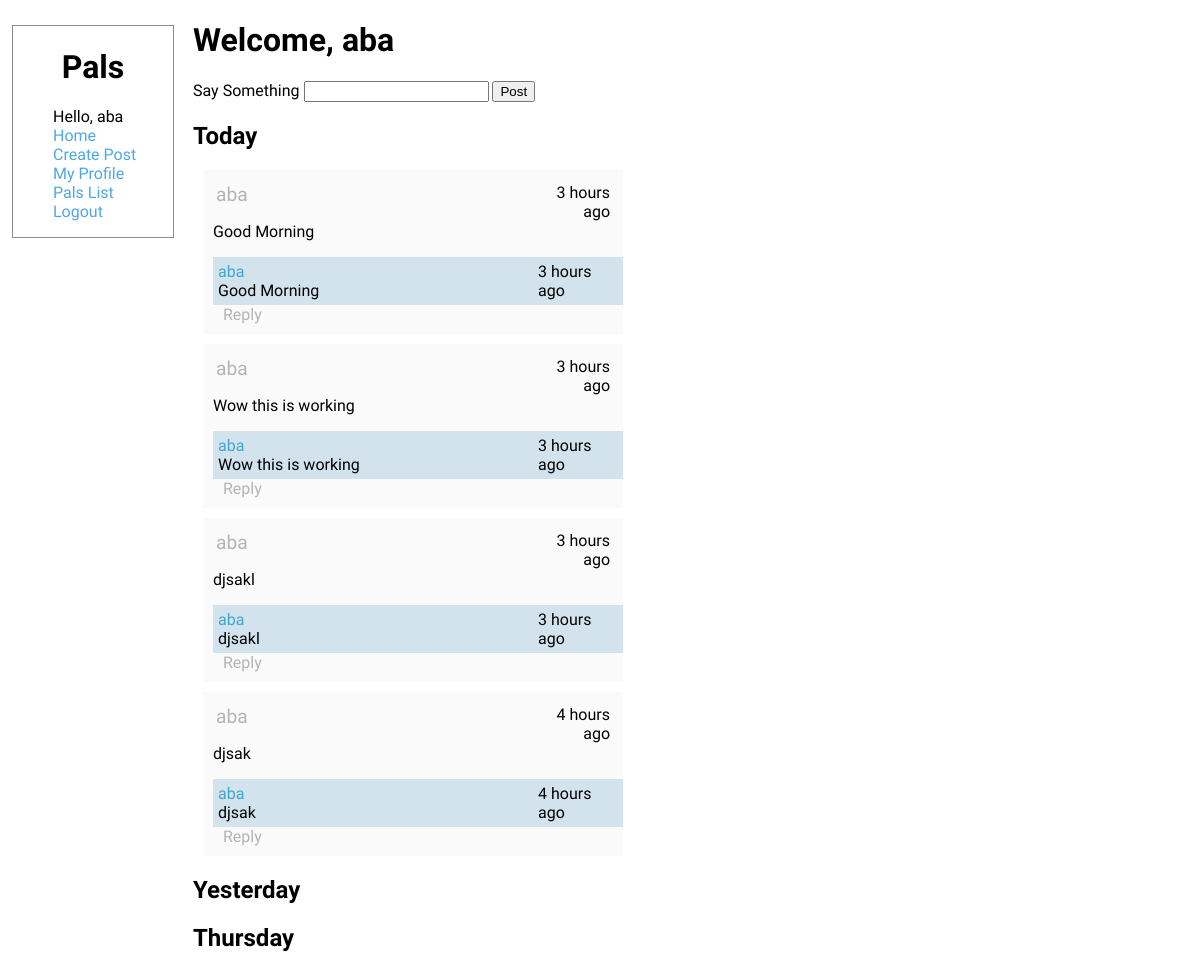
Before: /myapp/ (signed in) with the older database file.
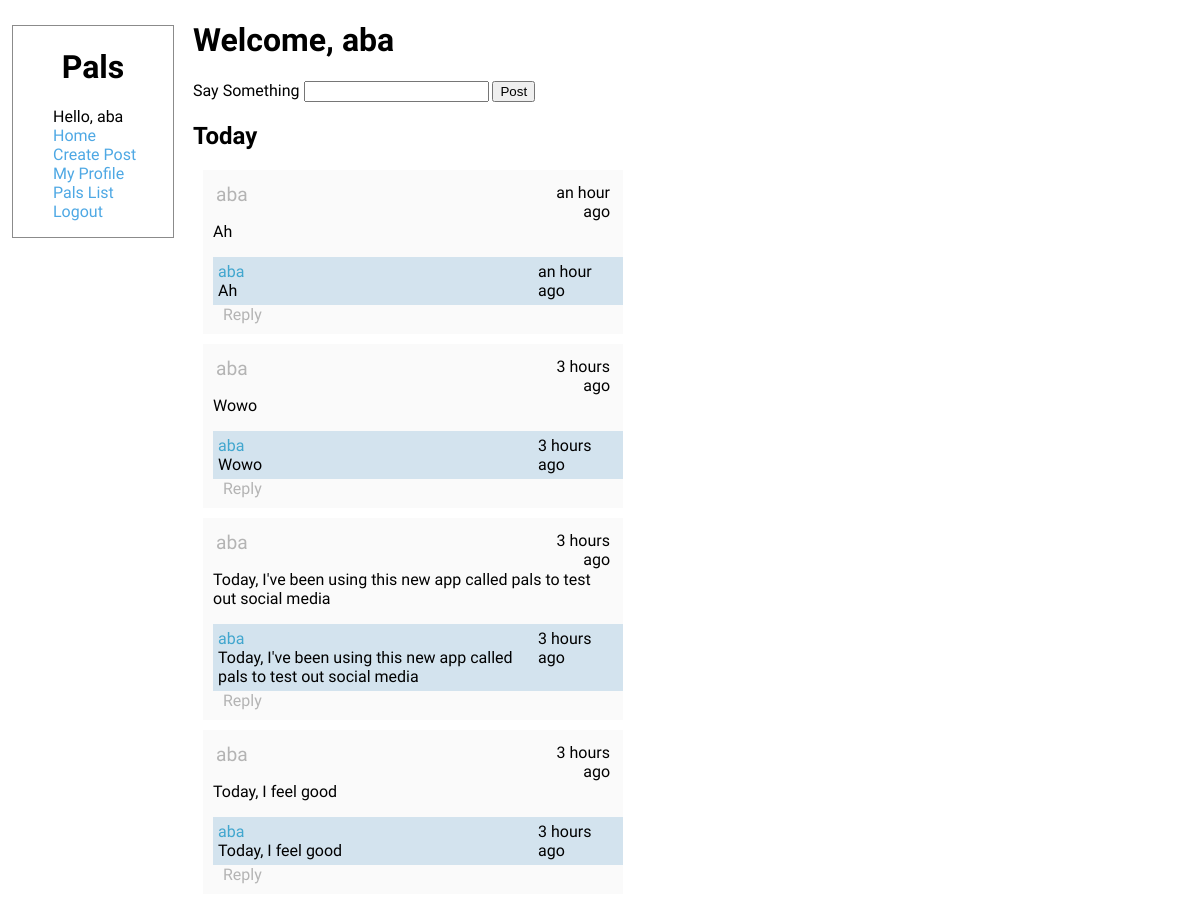
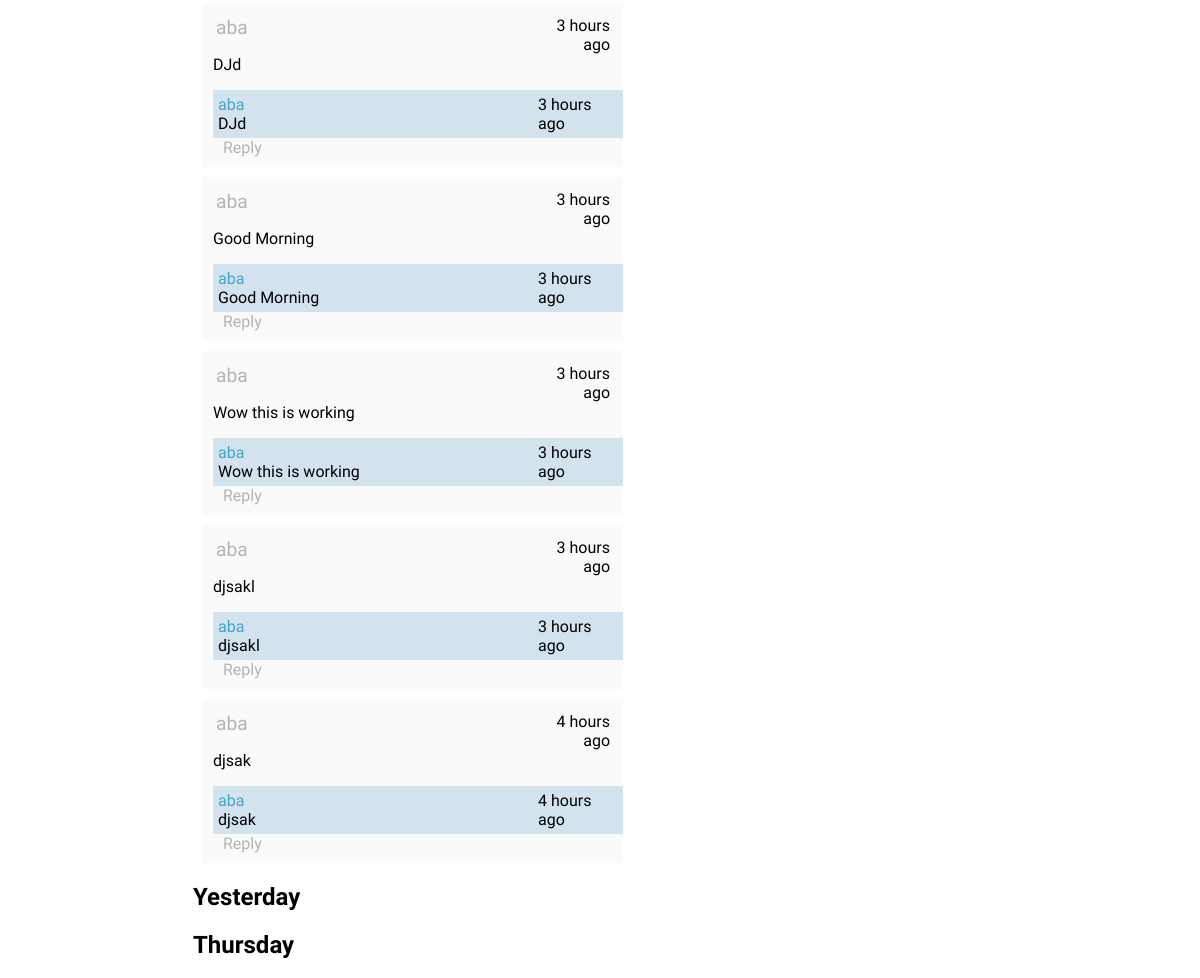
After: the same page with the newer database file (2 pictures, top to bottom).
### myapp/models.py (models this page shows, shortened)
class Post(models.Model):
    user = models.ForeignKey(
        settings.AUTH_USER_MODEL, on_delete=models.CASCADE, default=None)
    post_img = models.ImageField(
        upload_to=None, height_field=None, width_field=None, max_length=100, default="No picture")
    post_text = models.CharField(max_length=200, default="no text")
    posted_time = models.DateTimeField("previous time")
    post_used = 0

### myapp/views.py (the view)
# urls.py: path('', views.index, name='index'),
def index(request):
    posts = Post.objects.all().order_by("-posted_time")
    context = {'user': request.user, "posts": posts}
    return render(request, "myapp/index.html", context)

### myapp/templates/myapp/index.html (shortened to what this page needs)
{% extends "base.html" %}
{% block content %}
{% if user.is_authenticated %}
<h1>Welcome, {{ user.username }}</h1>
<form action="{% url 'create_post_submit' %}" method="post">
    <label for="text_name">Say Something</label>
    <input id="text_name" type="text" name="body">
    <input type="submit" value="Post">
</form>
<h2>Today</h2>
{% for post in posts %}
{% include "post.html" with post=post %}
{% endfor %}
<h2>Yesterday</h2>
<h2>Thursday</h2>
{% else %}
<h1>Welcome to Pals</h1>
<a href="{% url 'login' %}">Login here</a>
{% endif %}
{% endblock %}

### myapp/templates/base.html (shortened to what this page needs)
{% load static %}
<!DOCTYPE html>
<head>
    <link rel="stylesheet" href="{% static 'myapp/style.css' %}">
</head>
<body>
    <div id="sidebar">
        {% block sidebar %}
        <h1>Pals</h1>
        <ul>
            {% if user.is_authenticated %}
            <li>Hello, {{ user.username }}</li>
            {% endif %}
            <li><a href="{% url 'index' %}">Home</a></li>
            {% if user.is_authenticated %}
            <li><a href="{% url 'create_post' %}">Create Post</a></li>
            <li><a href="{% url 'profile' user.username %}">My Profile</a></li>
            <li><a href="#">Pals List</a></li>
            <li><a href="{% url 'logout' %}">Logout</a></li>
            {% else %}
            <li><a href="{% url 'login' %}">Login</a></li>
            {% endif %}
        </ul>
        {% endblock %}
    </div>
    <div id="content">
        {% block content %}{% endblock %}
    </div>
</body>

### myapp/templates/post.html
{% load humanize %}
<div class="post">
    <div class="post-header">
        <p class="username"><a href="{% url 'profile' post.user.username %}">{{ post.user }}</a></p>
        <p class="timestamp">{{ post.posted_time|naturaltime }}</p>
    </div>
    <div class="post-contents">
        <p>{{ post.post_text }}</p>
    </div>
    <div class="post-reply">
        <div class="post-reply-head">
            <p class="username"><a href="#">{{ post.user }}</a></p>
            <p class="timestamp">{{ post.posted_time|naturaltime }}</p>
        </div>
        <div class="post-reply-contents">
            <p>{{ post.post_text }}</p>
        </div>
    </div>
    <div class="post-actions">
        <a href="#">Reply</a>
    </div>
</div>

### myapp/static/myapp/style.css (style rules this page uses)
a { text-decoration: none; color: rgb(180, 180, 180); }
#sidebar { width: 160px; position: fixed; z-index: 1; top: 1; left: 1; margin: 4px; border-width: 1px; border-color: rgb(139, 139, 139); border-style: solid; list-style: none; }
#sidebar a { color: rgb(78, 168, 228); }
#sidebar h1 { text-align: center; }
#sidebar ul { list-style: none; }
#content { padding-left: 185px; }
.post { width: 400px; background-color: rgb(250, 250, 250); padding: 10px; margin: 10px; }
.post-header { margin: 3px; padding-bottom: 20px; }
.post-header .username { width: 80%; margin: 0; height: 3px; float: left; font-size: 1.2em; position: relative; }
.post-header .timestamp { width: 20%; height: 3px; text-align: right; float: right; margin: 0; }
.post-reply .post-reply-head .timestamp { float: right; width: 20%; }
.post-reply .post-reply-head .username { float: left; width: 80%; }
.post-reply .post-reply-head .username a { color: rgb(65, 166, 206) }
.post-reply { background-color:rgb(211, 227, 238); padding: 5px; width: 100%; display: inline-block; }
.post-reply p { margin: 0; }
.post-contents { width: 100%; float: left; }
.post-actions a { padding: 10px; }

Changed rows visible on the page:
added Post: user "aba", posted_time "an hour ago", post_text "Ah"
added Post: user "aba", posted_time "3 hours ago", post_text "Wowo"
added Post: user "aba", posted_time "3 hours ago", post_text "Today, I've been using this new app called pals to test out social media"
added Post: user "aba", posted_time "3 hours ago", post_text "Today, I feel good"
added Post: user "aba", posted_time "3 hours ago", post_text "DJd"
